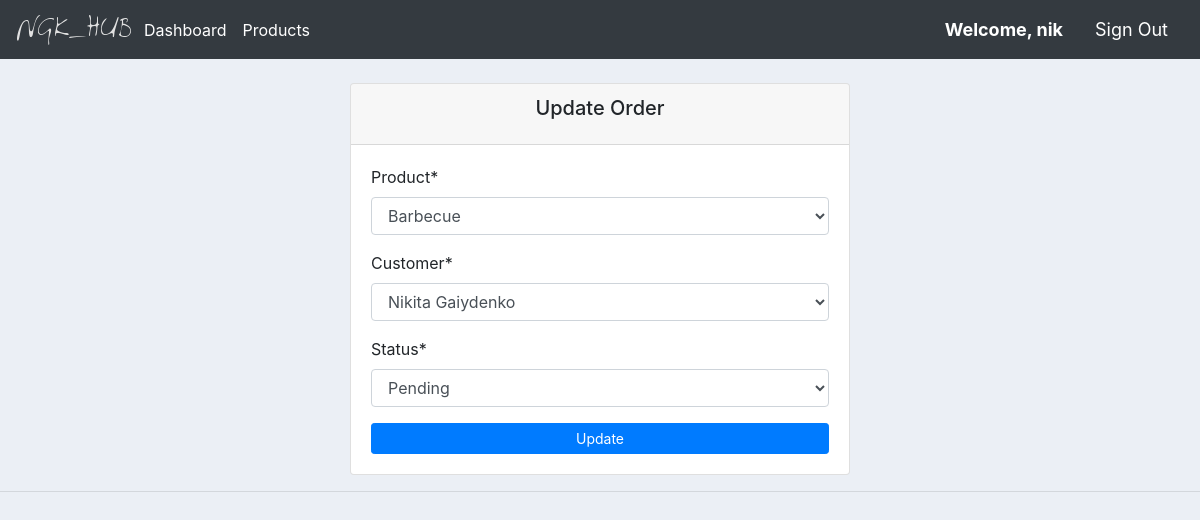
Page /update/order/8/ (signed in) on the committed database.
### base/models.py (models this page shows, shortened)
class Order(models.Model):
	STATUS = (
			('Pending','Pending'),
			('Out for delivery', 'Out for delivery'),
			('Delivered','Delivered'),
			)
	customer = models.ForeignKey(Customer, null=True, on_delete=models.SET_NULL)
	product = models.ForeignKey(Product, null=True, on_delete=models.SET_NULL)
	date_created = models.DateTimeField(auto_now_add=True, null=True)
	status = models.CharField(max_length=200, null=True, choices=STATUS)
	note = models.CharField(max_length=1000, null=True)

### base/decorators.py (the view)
		def wrapper_func(request, *args, **kwargs):
			group = None
			if request.user.groups.exists():
				group = request.user.groups.all()[0].name
			if group in allowed_roles:
				return view_func(request, *args, **kwargs)
			else:
				return HttpResponse('You are not authorized to view this page.')

### base/forms.py
class OrderForm(forms.ModelForm):
	class Meta:
		model = Order
		fields = ('product','customer','status',)

### base/models.py (called while the page is built)
	def __str__(self):
		return self.name

	def __str__(self):
		return self.name

### base/views.py (called while the page is built)
@login_required(login_url='login')
@allowed_users(allowed_roles=['Admin'])
def orderUpdateView(request, order_id):
	order = Order.objects.get(id=order_id)
	form = OrderForm(instance=order)
	if request.method == 'POST':
		form = OrderForm(request.POST, instance=order)
		if form.is_valid():
			form.save()
			return redirect('home')
	context = {'form':form}
	return render(request,'main/orderupdate.html', context)

### templates/main/orderupdate.html (shortened to what this page needs)
{% extends 'basic/base.html' %}
{% load crispy_forms_tags %}
{% block content %}
<br>
	<div class="col">
		<div class="col-md">
			<div class="card mb-3" style="width: 500px; margin: auto;">
			  	<div class="card-header text-center">
			  		<h5 class="card-title">Update Order</h5>
			  	</div>
			  	<div class="card-body">
			    	<form method="post">
			    		{{form|crispy}}
			    		<input class="btn btn-primary  btn-sm btn-block" type="submit" value="Update" name="">
			    	</form>
			  	</div>
			</div>
		</div>
	</div>
{%endblock%}

### templates/basic/navbar.html (shortened to what this page needs)
{%load static%}
<nav class="navbar navbar-expand-lg navbar-dark bg-dark">
 <img src="{% static 'images/logo.png' %}">
  <div class="collapse navbar-collapse" id="navbarNav">
    <ul class="navbar-nav">
      {% if request.user.is_staff or not request.user.is_authenticated %}
      <li class="nav-item active">
        <a class="nav-link" href="{% url 'home' %}">Dashboard</a>
      </li>
      <li class="nav-item active">
        <a class="nav-link" href="{% url 'products' %}">Products</a>
      </li>
      {%else%}
      <li class="nav-item active">
        <a class="nav-link" href="{% url 'settings' %}">Settings</a>
      </li>
      {% endif %}
    </ul>
  </div>
  {% if request.user.is_authenticated %}
    <b><span class="nav-link msg">Welcome, {{request.user}}</span></b>
    <a class="nav-link msg" href="{% url 'logout' %}"><span>Sign Out</span></a>
  {% else %}
    <a class="nav-link msg" href="{% url 'login' %}"><span>Sign In</span></a>
    <a class="nav-link msg" href="{% url 'signup' %}"><span>Sign Up</span></a>
  {% endif %}
</nav>

### static/css/home.css (style rules this page uses)
body { background-color: #ebeff5; }

### templates/basic/navbar.html (style rules this page uses)
.msg { font-size: 18px; color: #fff; }

### rows in the picture
Order: product "Barbecue", customer "Nikita Gaiydenko", status "Pending"

### other values in the picture
{{ request.user }} "nik"
